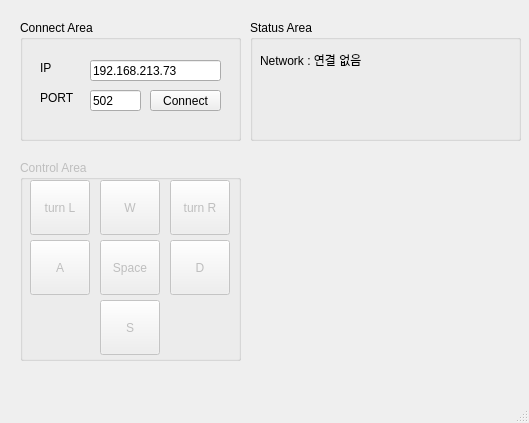
<?xml version="1.0" encoding="UTF-8"?>
<ui version="4.0">
 <class>MainWindow</class>
 <widget class="QMainWindow" name="MainWindow">
  <property name="geometry">
   <rect>
    <x>0</x>
    <y>0</y>
    <width>529</width>
    <height>423</height>
   </rect>
  </property>
  <property name="windowTitle">
   <string>MainWindow</string>
  </property>
  <widget class="QWidget" name="centralwidget">
   <widget class="QGroupBox" name="gbox_connect">
    <property name="geometry">
     <rect>
      <x>20</x>
      <y>20</y>
      <width>221</width>
      <height>121</height>
     </rect>
    </property>
    <property name="title">
     <string>Connect Area</string>
    </property>
    <widget class="QLabel" name="label_ip">
     <property name="geometry">
      <rect>
       <x>20</x>
       <y>40</y>
       <width>64</width>
       <height>15</height>
      </rect>
     </property>
     <property name="text">
      <string>IP</string>
     </property>
    </widget>
    <widget class="QLabel" name="label_port">
     <property name="geometry">
      <rect>
       <x>20</x>
       <y>70</y>
       <width>64</width>
       <height>15</height>
      </rect>
     </property>
     <property name="text">
      <string>PORT</string>
     </property>
    </widget>
    <widget class="QLineEdit" name="lineEdit_ip">
     <property name="geometry">
      <rect>
       <x>70</x>
       <y>40</y>
       <width>131</width>
       <height>21</height>
      </rect>
     </property>
     <property name="text">
      <string>192.168.213.73</string>
     </property>
    </widget>
    <widget class="QLineEdit" name="lineEdit_port">
     <property name="geometry">
      <rect>
       <x>70</x>
       <y>70</y>
       <width>51</width>
       <height>21</height>
      </rect>
     </property>
     <property name="text">
      <string>502</string>
     </property>
    </widget>
    <widget class="QPushButton" name="pb_connect">
     <property name="geometry">
      <rect>
       <x>130</x>
       <y>70</y>
       <width>71</width>
       <height>21</height>
      </rect>
     </property>
     <property name="text">
      <string>Connect</string>
     </property>
    </widget>
   </widget>
   <widget class="QGroupBox" name="gbox_control">
    <property name="enabled">
     <bool>false</bool>
    </property>
    <property name="geometry">
     <rect>
      <x>20</x>
      <y>160</y>
      <width>221</width>
      <height>201</height>
     </rect>
    </property>
    <property name="title">
     <string>Control Area</string>
    </property>
    <widget class="QPushButton" name="pb_w">
     <property name="geometry">
      <rect>
       <x>80</x>
       <y>20</y>
       <width>60</width>
       <height>55</height>
      </rect>
     </property>
     <property name="text">
      <string>W</string>
     </property>
     <property name="shortcut">
      <string>W</string>
     </property>
     <property name="checkable">
      <bool>false</bool>
     </property>
    </widget>
    <widget class="QPushButton" name="pb_s">
     <property name="geometry">
      <rect>
       <x>80</x>
       <y>140</y>
       <width>60</width>
       <height>55</height>
      </rect>
     </property>
     <property name="text">
      <string>S</string>
     </property>
     <property name="shortcut">
      <string>S</string>
     </property>
     <property name="checkable">
      <bool>false</bool>
     </property>
    </widget>
    <widget class="QPushButton" name="pb_d">
     <property name="geometry">
      <rect>
       <x>150</x>
       <y>80</y>
       <width>60</width>
       <height>55</height>
      </rect>
     </property>
     <property name="text">
      <string>D</string>
     </property>
     <property name="shortcut">
      <string>D</string>
     </property>
     <property name="checkable">
      <bool>false</bool>
     </property>
    </widget>
    <widget class="QPushButton" name="pb_space">
     <property name="geometry">
      <rect>
       <x>80</x>
       <y>80</y>
       <width>60</width>
       <height>55</height>
      </rect>
     </property>
     <property name="text">
      <string>Space</string>
     </property>
     <property name="shortcut">
      <string>Space</string>
     </property>
     <property name="checkable">
      <bool>false</bool>
     </property>
    </widget>
    <widget class="QPushButton" name="pb_a">
     <property name="geometry">
      <rect>
       <x>10</x>
       <y>80</y>
       <width>60</width>
       <height>55</height>
      </rect>
     </property>
     <property name="text">
      <string>A</string>
     </property>
     <property name="shortcut">
      <string>A</string>
     </property>
     <property name="checkable">
      <bool>false</bool>
     </property>
    </widget>
    <widget class="QPushButton" name="pb_l">
     <property name="geometry">
      <rect>
       <x>10</x>
       <y>20</y>
       <width>60</width>
       <height>55</height>
      </rect>
     </property>
     <property name="text">
      <string>turn L</string>
     </property>
     <property name="shortcut">
      <string>Q</string>
     </property>
    </widget>
    <widget class="QPushButton" name="pb_r">
     <property name="geometry">
      <rect>
       <x>150</x>
       <y>20</y>
       <width>60</width>
       <height>55</height>
      </rect>
     </property>
     <property name="text">
      <string>turn R</string>
     </property>
     <property name="shortcut">
      <string>E</string>
     </property>
    </widget>
   </widget>
   <widget class="QGroupBox" name="groupBox">
    <property name="geometry">
     <rect>
      <x>250</x>
      <y>20</y>
      <width>271</width>
      <height>121</height>
     </rect>
    </property>
    <property name="title">
     <string>Status Area</string>
    </property>
    <widget class="QLabel" name="label_network">
     <property name="geometry">
      <rect>
       <x>10</x>
       <y>30</y>
       <width>251</width>
       <height>20</height>
      </rect>
     </property>
     <property name="text">
      <string>Network : 연결 없음</string>
     </property>
    </widget>
   </widget>
  </widget>
  <widget class="QMenuBar" name="menubar">
   <property name="geometry">
    <rect>
     <x>0</x>
     <y>0</y>
     <width>529</width>
     <height>26</height>
    </rect>
   </property>
  </widget>
  <widget class="QStatusBar" name="statusbar"/>
 </widget>
 <resources/>
 <connections/>
</ui>
